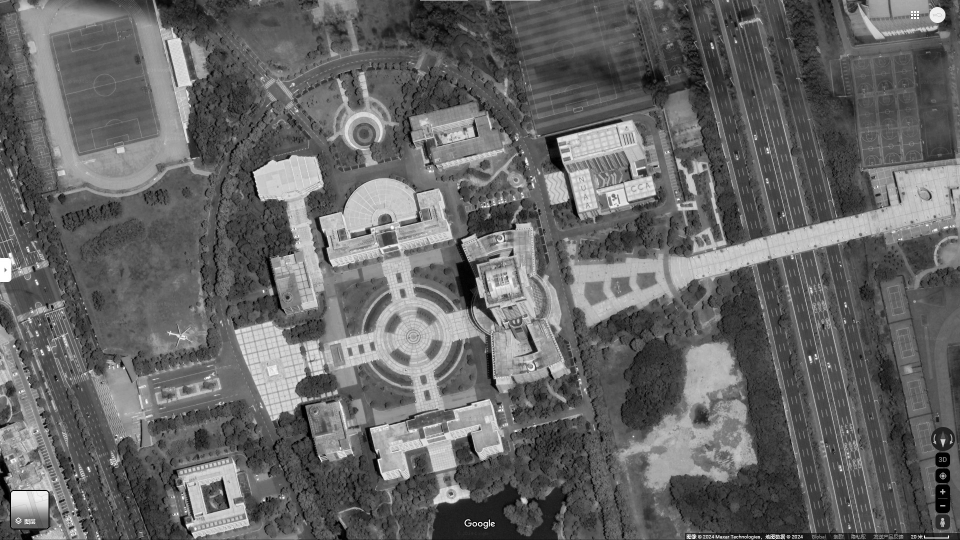
#> input picture week6/backend/img/111.jpg, 1920 x 1080 px, found by its file name (shown at 1/2 size)
$ python damage_assessment_with_registration.py
#> lines starting #> are read from the running program, lines starting #| are printed output that depends on the picture; after the words box and inside, x2 and y2 are one past the last pixel; in counts of white or black regions, pixels touching at a corner belong together
import cv2
import numpy as np
from scipy.ndimage import gaussian_filter

def damage_assessment(img1, img2, window_size=9):
    # 确保两幅图像大小相同
    if img1.shape != img2.shape:
        img2 = cv2.resize(img2, (img1.shape[1], img1.shape[0]))

    # 转换为灰度图像并确保数据类型为float32
    gray1 = cv2.cvtColor(img1, cv2.COLOR_BGR2GRAY).astype(np.float32)
    gray2 = cv2.cvtColor(img2, cv2.COLOR_BGR2GRAY).astype(np.float32)

    # 计算图像差异
    diff = np.abs(gray1 - gray2)

    # 使用高斯滤波器平滑差异图像
    smoothed_diff = gaussian_filter(diff, sigma=window_size/3)

    # 归一化差异图像
    normalized_diff = (smoothed_diff - np.min(smoothed_diff)) / (np.max(smoothed_diff) - np.min(smoothed_diff))

    # 应用非线性变换以增强小差异
    enhanced_diff = np.power(normalized_diff, 0.5)

    # 设置毁伤等级的阈值
    thresholds = [0.2, 0.4, 0.6, 0.8]

    # 创建毁伤等级图像
    damage_levels = np.zeros_like(enhanced_diff, dtype=np.uint8)
    for i, threshold in enumerate(thresholds, start=1):
        damage_levels[enhanced_diff >= threshold] = i

    # 应用形态学操作以平滑结果
    kernel = np.ones((3, 3), np.uint8)
    damage_levels = cv2.morphologyEx(damage_levels, cv2.MORPH_CLOSE, kernel)

    # 打印调试信息
    unique, counts = np.unique(damage_levels, return_counts=True)
    for u, c in zip(unique, counts):
        print(f"Level {u}: {c} pixels")

    return damage_levels, enhanced_diff

def calculate_damage_statistics(damage_levels):
    total_pixels = damage_levels.size
    damage_counts = {
        0: np.sum(damage_levels == 0),
        1: np.sum(damage_levels == 1),
        2: np.sum(damage_levels == 2),
        3: np.sum(damage_levels == 3),
        4: np.sum(damage_levels == 4)
    }
    damage_percentages = {level: count / total_pixels * 100 for level, count in damage_counts.items()}
    return damage_counts, damage_percentages

def visualize_damage(original_image, damage_levels):
    # 创建一个彩色掩码来表示不同的毁伤等级
    color_mask = np.zeros_like(original_image)
    color_mask[damage_levels == 1] = [0, 255, 255]   # 黄色：1级毁伤
    color_mask[damage_levels == 2] = [0, 255, 0]     # 绿色：2级毁伤
    color_mask[damage_levels == 3] = [0, 0, 255]     # 红色：3级毁伤
    color_mask[damage_levels == 4] = [255, 0, 0]     # 蓝色：4级毁伤

    # 创建一个半透明的黑色背景
    dark_background = np.zeros_like(original_image)
    result = cv2.addWeighted(original_image, 0.6, dark_background, 0.4, 0)

    # 将毁伤区域叠加到结果图像上
    alpha = 0.7  # 透明度
    mask = damage_levels > 0
    result[mask] = cv2.addWeighted(result[mask], 1 - alpha, color_mask[mask], alpha, 0)

    # 应用轻微的对比度增强
    lab = cv2.cvtColor(result, cv2.COLOR_BGR2LAB)
    l, a, b = cv2.split(lab)
    clahe = cv2.createCLAHE(clipLimit=2.0, tileGridSize=(8,8))
    cl = clahe.apply(l)
    limg = cv2.merge((cl,a,b))
    result = cv2.cvtColor(limg, cv2.COLOR_LAB2BGR)

    return result

if __name__ == "__main__":
    image1_path = r"C:\Users\Lenovo\Desktop\SAR\week6\backend\img\111.jpg"
    image2_path = r"C:\Users\Lenovo\Desktop\SAR\week6\backend\img\222.png"

    # 读取图像
    img1 = cv2.imread(image1_path)
#> img1 is the input picture: shape (1080, 1920, 3); min 0, max 255, mean 101.5
    img2 = cv2.imread(image2_path)
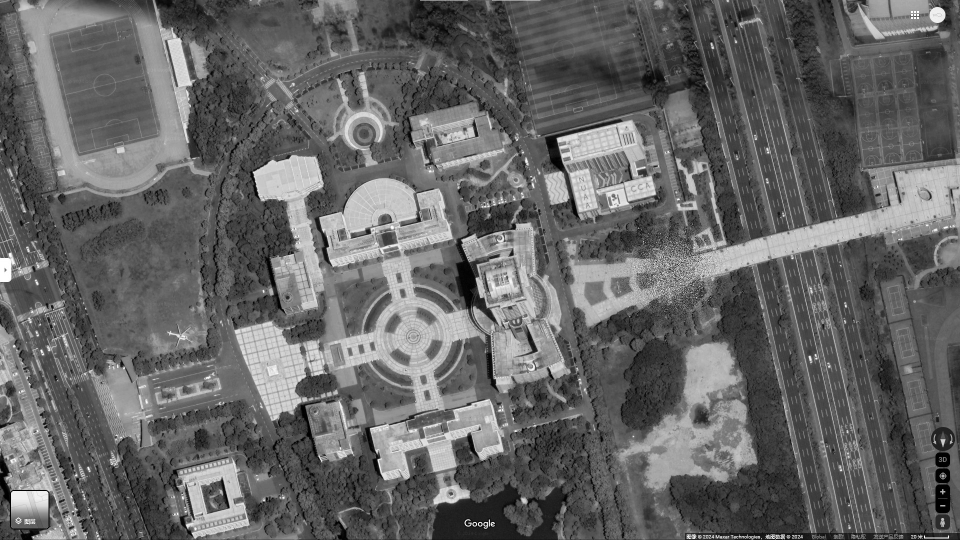
#> input picture week6/backend/img/222.png, 1920 x 1080 px, found by its file name (shown at 1/2 size)
#> img2 is the input picture: shape (1080, 1920, 3); min 0, max 255, mean 101.3

    # 执行毁伤评估
    damage_levels, diff_image = damage_assessment(img1, img2)
#> in damage_assessment, `enhanced_diff = np.power(normalized_diff, 0.5)`:
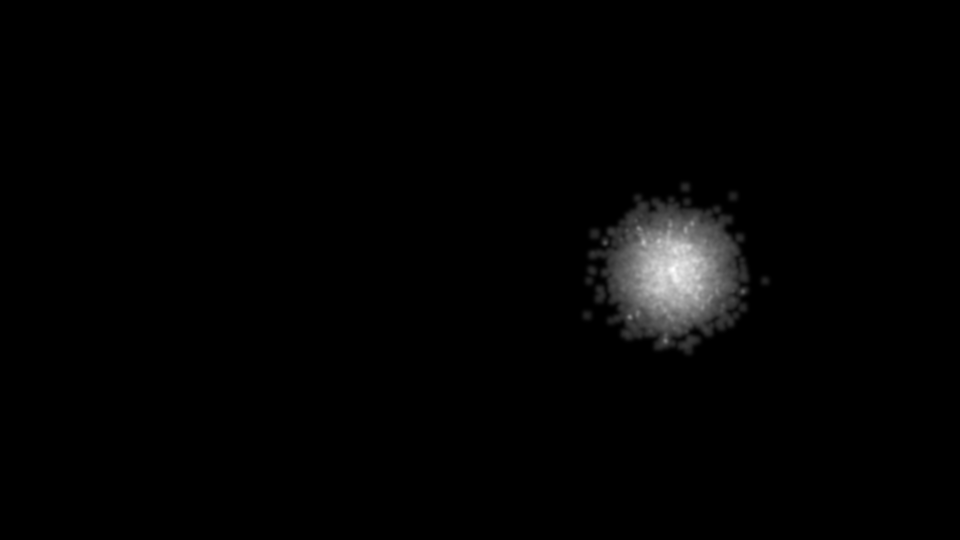
#> enhanced_diff: shape (1080, 1920) float32 (shown at 1/2 size); min 0, max 1, mean 0.0134

    # 计算毁伤统计
    damage_counts, damage_percentages = calculate_damage_statistics(damage_levels)
#> in calculate_damage_statistics, `damage_counts = { 0: np.sum(damage_levels == 0), 1: np.sum(damage_leve..`: damage_counts = {0: 2019819, 1: 24951, 2: 14572, 3: 11479, 4: 2779}
#> in calculate_damage_statistics, `damage_percentages = {level: count / total_pixels * 100 for level, cou..`: damage_percentages = {0: 97.41, 1: 1.2, 2: 0.703, 3: 0.554, 4: 0.134}
#> damage_percentages = {0: 97.41, 1: 1.2, 2: 0.703, 3: 0.554, 4: 0.134}

    # 可视化结果
    result = visualize_damage(img2, damage_levels)
#> in visualize_damage, `mask = damage_levels > 0`:
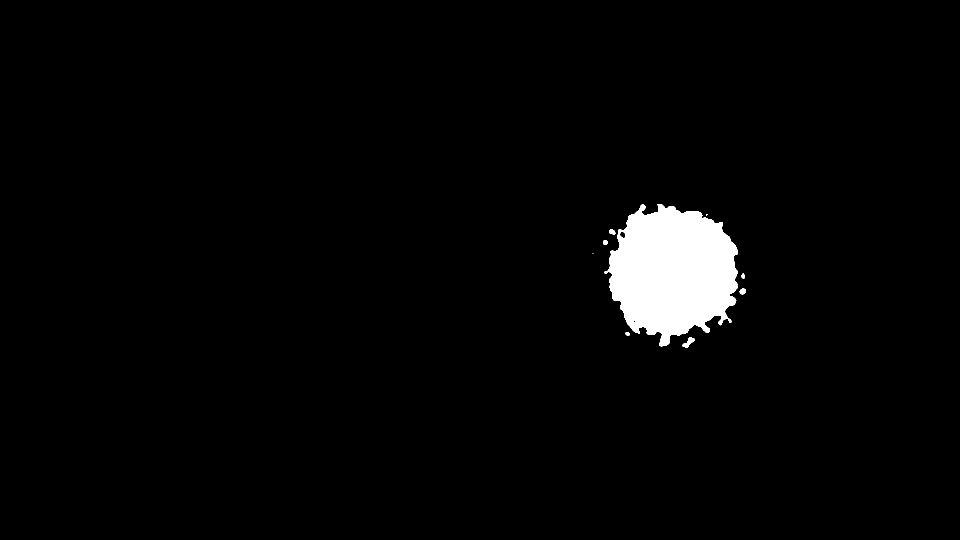
#> mask: shape (1080, 1920) bool (shown at 1/2 size); 2.6% white; 9 white regions (2 under 20 px), largest, box (x1, y1, x2, y2) and area: (1208, 408, 1476, 693) 53125, (1365, 675, 1390, 696) 237, (1479, 577, 1492, 589) 121
#> in visualize_damage, `result[mask] = cv2.addWeighted(result[mask], 1 - alpha, color_mask[mas..`:
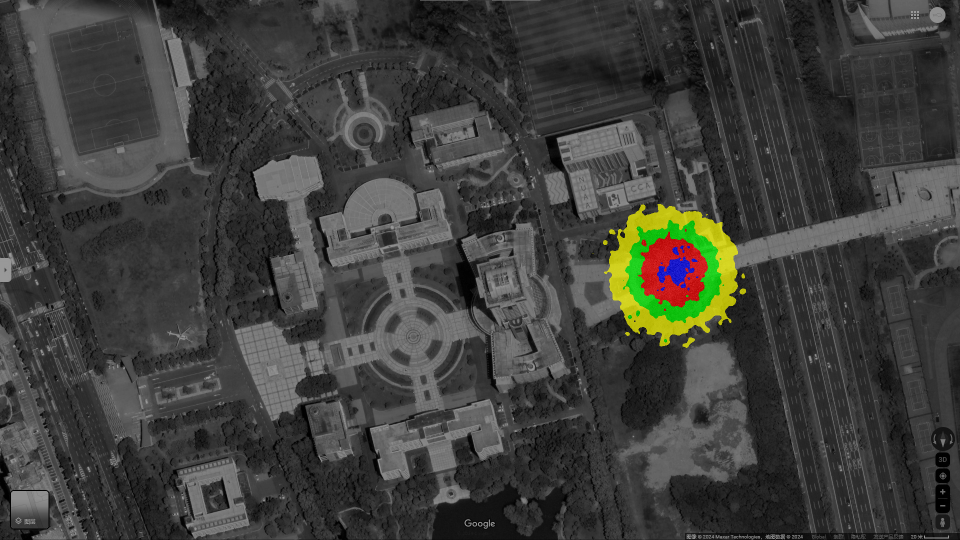
#> result: shape (1080, 1920, 3) (shown at 1/2 size); mean B, G, R 59.8, 63, 62.7
#> in visualize_damage, `lab = cv2.cvtColor(result, cv2.COLOR_BGR2LAB)`: lab: shape (1080, 1920, 3); mean of channels 0, 1, 2 67, 127.7, 129.5
#> in visualize_damage, `l, a, b = cv2.split(lab)`:
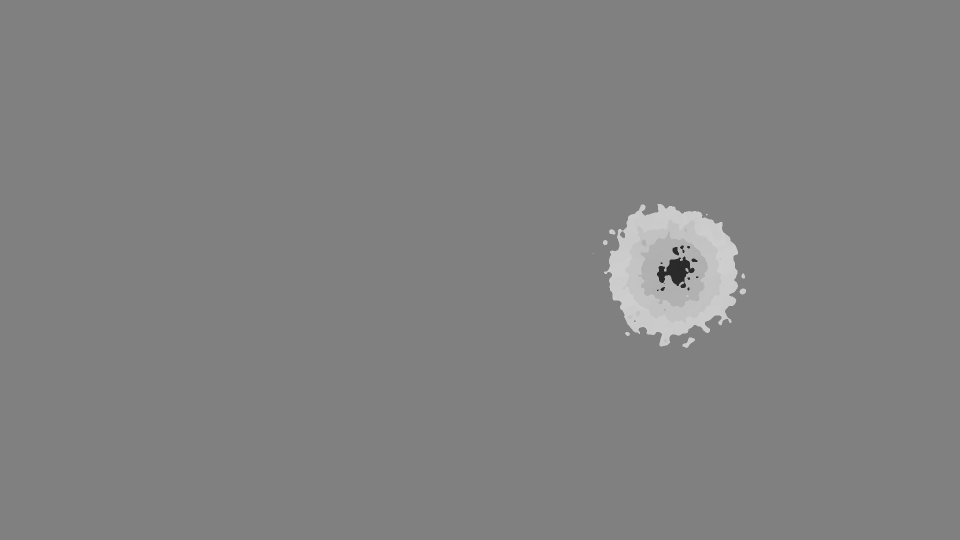
#> b: shape (1080, 1920) (shown at 1/2 size); min 40, max 207, mean 129.5
#> in visualize_damage, `limg = cv2.merge((cl,a,b))`: limg: shape (1080, 1920, 3); mean of channels 0, 1, 2 98.2, 127.7, 129.5
#> in visualize_damage, `result = cv2.cvtColor(limg, cv2.COLOR_LAB2BGR)`:
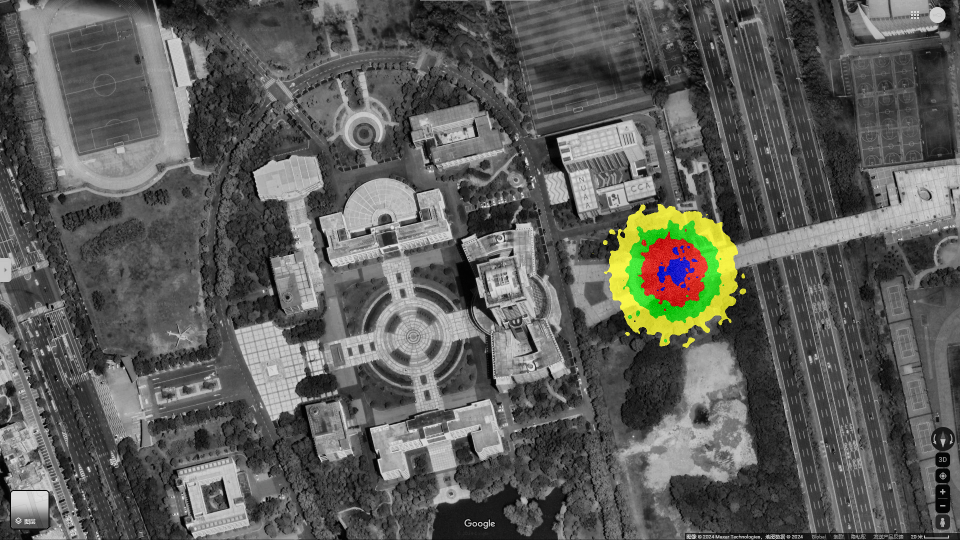
#> result: shape (1080, 1920, 3) (shown at 1/2 size); mean B, G, R 89.6, 92.6, 92.4

    # 打印毁伤统计
    print("毁伤统计：")
    for level, percentage in damage_percentages.items():
        print(f"{level}级毁伤: {percentage:.2f}%")
#> this loop made 5 passes
#> percentage on passes 1 to 5: 97.41, 1.2, 0.703, 0.554, 0.134
#| 0级毁伤: 97.41%
#| 1级毁伤: 1.20%
#| 2级毁伤: 0.70%
#| 3级毁伤: 0.55%
#| 4级毁伤: 0.13%

    # 显示结果
    cv2.imshow("Original Image (Before)", img1)
    cv2.imshow("Original Image (After)", img2)
    cv2.imshow("Difference Image", diff_image.astype(np.uint8))
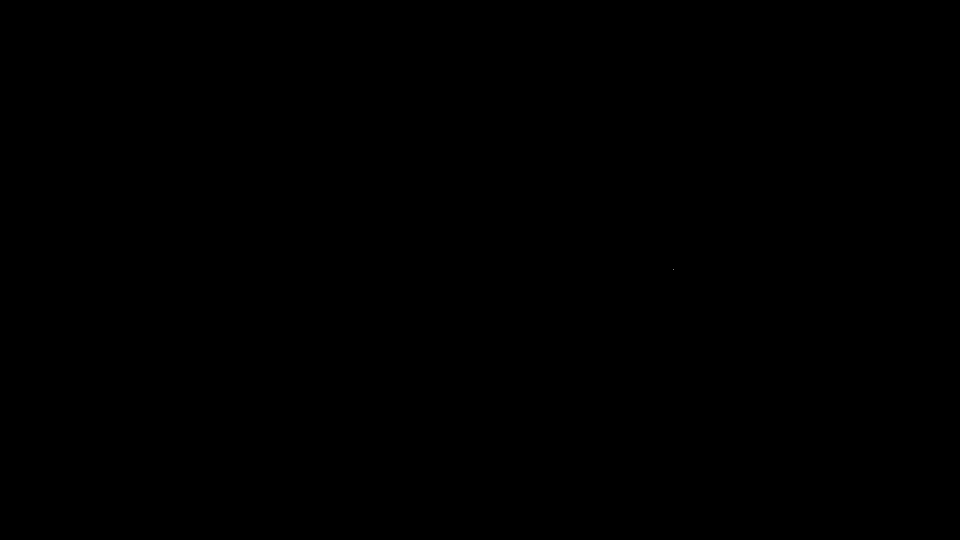
#> window 'Difference Image': shape (1080, 1920) (shown at 1/2 size); values 0 (black) and 1 (white), 0% white in thin lines or dots, all inside (x1, y1, x2, y2) = (1346, 539, 1347, 540)
    cv2.imshow("Damage Assessment Result", result)
    cv2.waitKey(0)
    cv2.destroyAllWindows()
